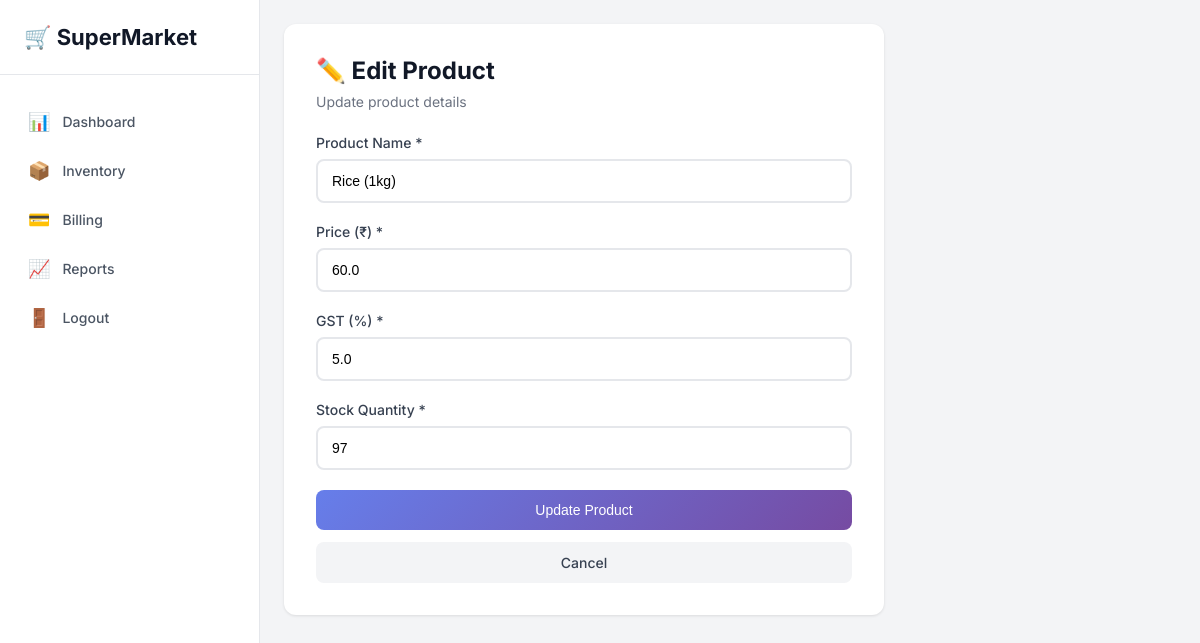
Page /edit_product/1 (signed in) on the committed database.
### tables this page shows
CREATE TABLE products (
            id INTEGER PRIMARY KEY AUTOINCREMENT,
            name TEXT UNIQUE,
            price REAL,
            gst REAL,
            stock INTEGER,
            product_code TEXT UNIQUE
        , cost_price REAL DEFAULT 0);

### app.py (the view, shortened to what this page needs)
@app.route("/edit_product/<int:id>", methods=["GET", "POST"])
@login_required
@admin_required
def edit_product(id):
    conn = get_db_connection()
    cur = conn.cursor()
    cur.execute("SELECT * FROM products WHERE id=?", (id,))
    product = cur.fetchone()
    if not product:
        flash("Product not found", "danger")
        conn.close()
        return redirect(url_for("inventory"))
    conn.close()
    return render_template("edit_product.html", product=product)

### app.py (called while the page is built)
def get_db_connection():
    conn = sqlite3.connect("supermarket_saas.db")
    conn.row_factory = sqlite3.Row  # Enable column access by name
    return conn

def login_required(f):
    @wraps(f)
    def decorated(*args, **kwargs):
        if "user_id" not in session:
            flash("Please login first", "warning")
            return redirect(url_for("login"))
        return f(*args, **kwargs)
    return decorated

def admin_required(f):
    @wraps(f)
    def decorated(*args, **kwargs):
        if session.get("role") != "admin":
            flash("Admin access only", "danger")
            return redirect(url_for("user_dashboard"))
        return f(*args, **kwargs)
    return decorated

### templates/edit_product.html (shortened to what this page needs)
<!DOCTYPE html>
<html lang="en">
<head>
</head>
<body>
    <aside class="sidebar">
        <div class="logo"><h1>🛒 SuperMarket</h1></div>
        <ul class="nav-menu">
            <li class="nav-item"><a href="/dashboard" class="nav-link"><span>📊</span> Dashboard</a></li>
            <li class="nav-item"><a href="/inventory" class="nav-link"><span>📦</span> Inventory</a></li>
            <li class="nav-item"><a href="/billing" class="nav-link"><span>💳</span> Billing</a></li>
            <li class="nav-item"><a href="/reports" class="nav-link"><span>📈</span> Reports</a></li>
            <li class="nav-item"><a href="/logout" class="nav-link"><span>🚪</span> Logout</a></li>
        </ul>
    </aside>
    <main class="main-content">
        <div class="form-container">
            <div class="form-header">
                <h2>✏️ Edit Product</h2>
                <p>Update product details</p>
            </div>
            <form method="POST">
                <div class="form-group">
                    <label for="name">Product Name *</label>
                    <input type="text" id="name" name="name" value="{{ product['name'] }}" required>
                </div>
                <div class="form-group">
                    <label for="price">Price (₹) *</label>
                    <input type="number" id="price" name="price" step="0.01" value="{{ product['price'] }}" required>
                </div>
                <div class="form-group">
                    <label for="gst">GST (%) *</label>
                    <input type="number" id="gst" name="gst" step="0.01" value="{{ product['gst'] }}" required>
                </div>
                <div class="form-group">
                    <label for="stock">Stock Quantity *</label>
                    <input type="number" id="stock" name="stock" value="{{ product[4] }}" required>
                </div>
                <button type="submit" class="btn btn-primary">Update Product</button>
                <a href="/inventory" class="btn btn-secondary">Cancel</a>
            </form>
        </div>
    </main>
</body>
</html>

### templates/edit_product.html (style rules this page uses)
* { margin: 0; padding: 0; box-sizing: border-box; }
body { font-family: 'Inter', sans-serif; background: #f3f4f6; min-height: 100vh; }
.sidebar { position: fixed; left: 0; top: 0; bottom: 0; width: 260px; background: white; border-right: 1px solid #e5e7eb; padding: 24px 0; }
.logo { padding: 0 24px 24px; border-bottom: 1px solid #e5e7eb; margin-bottom: 24px; }
.logo h1 { font-size: 22px; color: #111827; font-weight: 700; }
.nav-menu { list-style: none; }
.nav-item { margin: 4px 12px; }
.nav-link { display: flex; align-items: center; padding: 12px 16px; color: #4b5563; text-decoration: none; border-radius: 8px; font-size: 14px; font-weight: 500; }
.nav-link span { margin-right: 12px; font-size: 18px; }
.main-content { margin-left: 260px; padding: 24px; }
.form-container { max-width: 600px; background: white; border-radius: 12px; padding: 32px; box-shadow: 0 1px 3px rgba(0,0,0,0.1); }
.form-header { margin-bottom: 24px; }
.form-header h2 { font-size: 24px; color: #111827; margin-bottom: 8px; }
.form-header p { font-size: 14px; color: #6b7280; }
.form-group { margin-bottom: 20px; }
label { display: block; margin-bottom: 8px; color: #374151; font-weight: 500; font-size: 14px; }
input { width: 100%; padding: 12px 14px; border: 2px solid #e5e7eb; border-radius: 8px; font-size: 14px; transition: all 0.2s; }
.btn { padding: 12px 24px; border: none; border-radius: 8px; font-size: 14px; font-weight: 500; cursor: pointer; transition: all 0.2s; }
.btn-primary { background: linear-gradient(135deg, #667eea 0%, #764ba2 100%); color: white; width: 100%; }
.btn-secondary { background: #f3f4f6; color: #374151; margin-top: 12px; width: 100%; text-decoration: none; display: block; text-align: center; }

### rows in the picture
products: name "Rice (1kg)", price "60.0", gst "5.0", stock "97"
